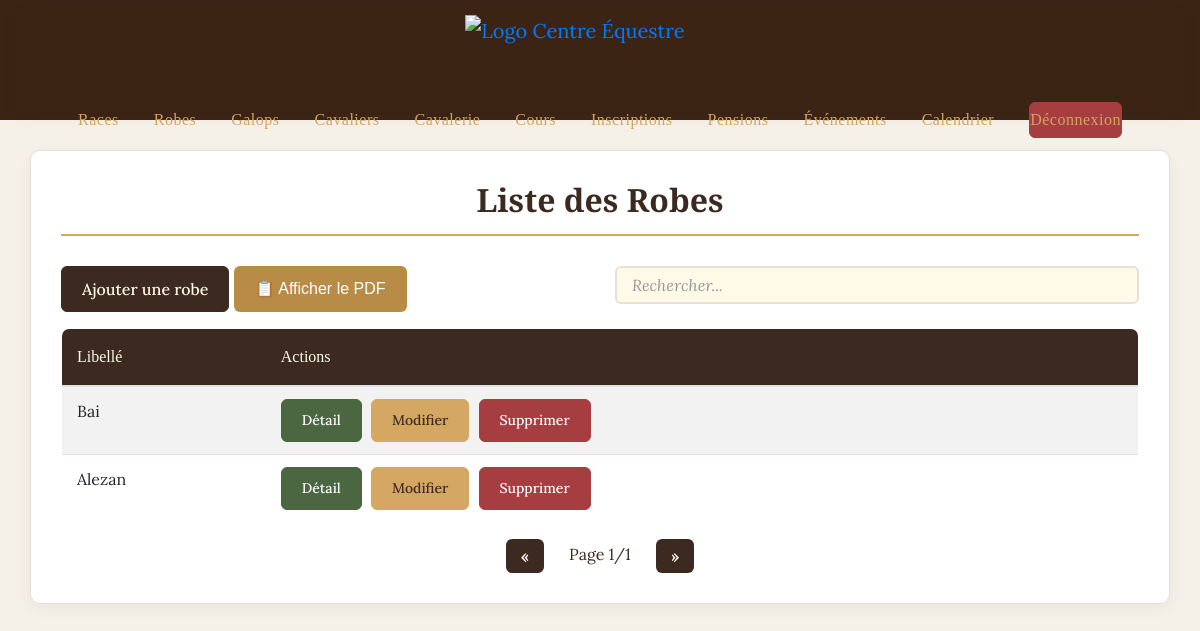
The app's page /vue/vue.robe.php, older data.
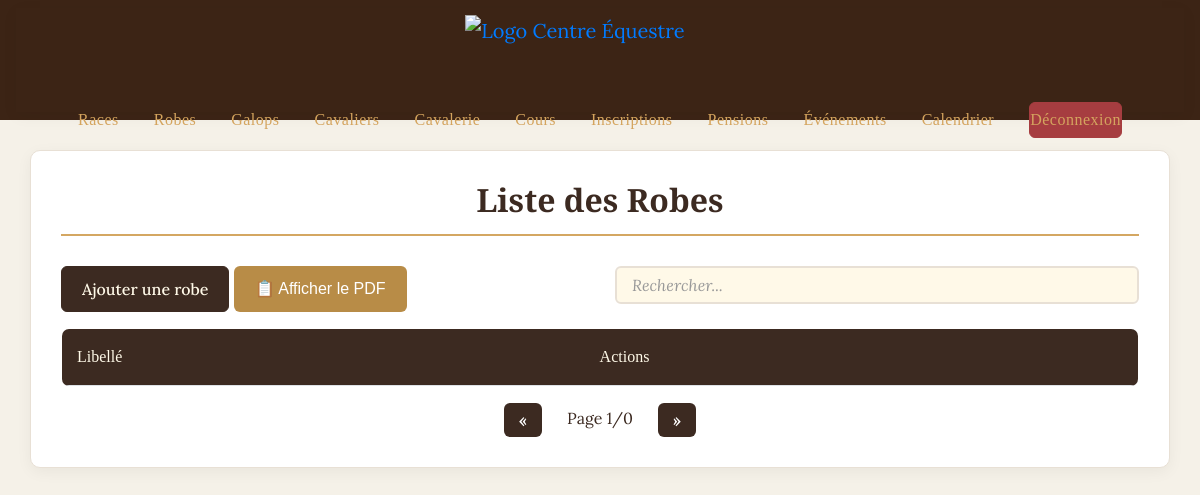
The same page, newer data.
### tables this page shows
CREATE TABLE `robe` (
  `idrobe` int(11) NOT NULL,
  `librobe` varchar(50) NOT NULL,
  `supprime` tinyint(1) DEFAULT 0
);

### class/class.robe.php (called while the page is built, shortened)
<?php
class Robe {
    public function RobeAll(){
        $con = connexionPDO();
        $sql = "SELECT * FROM robe;";
        $executesql = $con->prepare($sql);
        $executesql->execute();
        $resultat = $executesql->fetchAll();
        return $resultat;
    }
}
?>

### vue/vue.robe.php (the view, shortened to what this page needs)
<?php
include_once '../class/class.robe.php';
include_once '../include/haut.inc.php';
$robe = new Robe();
$listeRobes = $robe->RobeAll();
?>
<!DOCTYPE html>
<html>
<head>
    <link rel="stylesheet" href="https://stackpath.bootstrapcdn.com/bootstrap/4.5.2/css/bootstrap.min.css">
    <link rel="stylesheet" href="../css/style_crud.css">
</head>
<body>
    <div class="container mt-4">
        <h2>Liste des Robes</h2>
<div class="row mb-3">
    <div class="col-md-6">
        <button type="button" class="btn btn-primary" data-toggle="modal" data-target="#ajoutModal">
            Ajouter une robe
        </button>
        <a href="../classpdf/classpdfrobe.php" class="btn" style="background-color: #B88C47; color: white; text-decoration: none; border-radius: 6px; padding: 10px 20px; font-size: 16px; font-family: Arial, sans-serif "target="_blank";>
            📋 Afficher le PDF
        </a>
    </div>
    <div class="col-md-6">
        <input type="text" id="searchInput" class="form-control" placeholder="Rechercher...">
    </div>
</div>
        <table class="table table-striped" id="robeTable">
            <thead>
                <tr>
                    <th>Libellé</th>
                    <th>Actions</th>
                </tr>
            </thead>
            <tbody>
                <?php foreach($listeRobes as $r):
                    if ($r['supprime'] != '1'): ?>
                    <tr>
                        <td><?php echo $r['librobe']; ?></td>
                        <td>
                            <button class="btn btn-sm btn-info" data-toggle="modal" data-target="#detailModal<?php echo $r['idrobe']; ?>">
                                Détail
                            </button>
                            <button class="btn btn-sm btn-warning" data-toggle="modal" data-target="#modifModal<?php echo $r['idrobe']; ?>">
                                Modifier
                            </button>
                            <button class="btn btn-sm btn-danger" data-toggle="modal" data-target="#suppModal<?php echo $r['idrobe']; ?>">
                                Supprimer
                            </button>
                        </td>
                    </tr>
                <?php endif; endforeach; ?>
            </tbody>
        </table>
    </div>
</body>
</html>

Row changes from the older to the newer data that the page shows:
removed robe: librobe "Bai"
removed robe: librobe "Alezan"
Text that changed along with them:
text written by a page script: "« Page 1/1 »" → "« Page 1/0 »"
